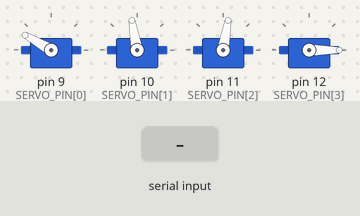
Recording of a sketch running on a simulated Arduino Uno, built with avr-gcc and run on an emulated ATmega328P. Shown: 4 × servo. The test bench sets the inputs (shaded band).

Above: at 1.2 s.
1.3 s: "5\n" received over Serial
At 2.8 s:
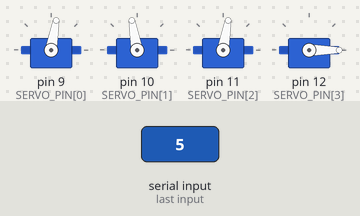
3.1 s: "200\n" received over Serial
At 3.41 s:
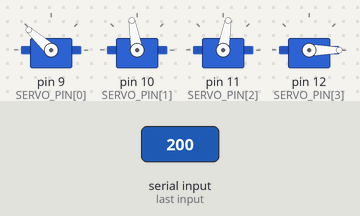
Timing chart, 0 to 6.1 s (numbered marks = the images above; inputs shaded):
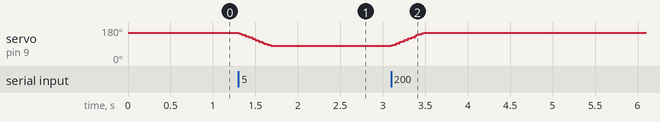

The sketch:

arduino_sketch.ino
```cpp
// servo_ps5_multi.ino
// Drives four servos from commands sent over USB serial by ps5_servo_multi.py.
//
// Each command is one line: servo number, a colon, then the angle.
// "3:120" moves servo 3 to 120 degrees. A bare angle such as "90" moves servo 1.
//
// Servos don't jump straight to a new angle: each one moves toward it at the
// speed set in SPEED below, so motion is slower and smoother.
//
// Test without the Mac script: open Serial Monitor at 115200 baud,
// set line ending to "Newline", and type e.g. 1:0, 2:180, 3:90, 4:45.
//
// Wiring: each servo's brown -> GND, red -> 5V, orange -> its pin in SERVO_PIN.
// Power: four SG90s can draw more than the board can supply over USB. If the
// board resets or the servos jitter, power the servos' red wires from a separate
// 5V supply and connect that supply's ground to the Arduino's GND.

#include <Servo.h>

// ============================ SETTINGS (edit these) ============================
// One column per servo. Servo numbers 1-4 match CONTROLS in ps5_servo_multi.py.
//                           claw       elbow  shoulder  base
const int SERVO_PIN[]   = {    9,      10,     11,      12  };  // orange signal wire pin
const int MIN_ANGLE[]   = {   80,      100,      20,       0  };  // lowest angle allowed
const int MAX_ANGLE[]   = {  150,     170,     80,     180  };  // highest angle allowed
const int START_ANGLE[] = {  150,     100,     80,       0  };  // position on power-up
const int SPEED[]       = {  180,     180,    180,     180  };  // degrees per second:
                          // lower = slower and smoother (180 = 180 degrees in 1 second),
                          // 0 = no limit (jump straight to the new angle)

const long BAUD_RATE    = 115200;  // must match BAUD_RATE in ps5_servo_multi.py
const unsigned long UPDATE_MS = 20; // ms between small steps (20 matches the servo's own refresh)
// ===============================================================================

const int NUM_SERVOS = sizeof(SERVO_PIN) / sizeof(SERVO_PIN[0]);

Servo servos[NUM_SERVOS];
float current[NUM_SERVOS];   // where each servo is now
int   target[NUM_SERVOS];    // where each servo is heading
unsigned long lastUpdate = 0;

char buf[12];   // holds one incoming command, e.g. "3:120"
byte len = 0;

void setup() {
  Serial.begin(BAUD_RATE);
  for (int i = 0; i < NUM_SERVOS; i++) {
    current[i] = START_ANGLE[i];
    target[i]  = START_ANGLE[i];
    servos[i].attach(SERVO_PIN[i]);
    servos[i].write(START_ANGLE[i]);
  }
  lastUpdate = millis();
}

// Apply one complete command line held in buf: set that servo's target
void handleCommand() {
  buf[len] = '\0';

  int servoNumber = 1;           // no colon means servo 1
  char *angleText = buf;
  char *colon = strchr(buf, ':');
  if (colon) {
    *colon = '\0';
    servoNumber = atoi(buf);
    angleText = colon + 1;
  }
  if (*angleText == '\0') return;               // nothing after the colon

  int i = servoNumber - 1;
  if (i < 0 || i >= NUM_SERVOS) return;         // no such servo

  int angle = atoi(angleText);
  target[i] = constrain(angle, MIN_ANGLE[i], MAX_ANGLE[i]);
}

// Every UPDATE_MS, move each servo one small step toward its target
void updateServos() {
  unsigned long now = millis();
  if (now - lastUpdate < UPDATE_MS) return;
  float seconds = (now - lastUpdate) / 1000.0;
  lastUpdate = now;

  for (int i = 0; i < NUM_SERVOS; i++) {
    float remaining = target[i] - current[i];
    float maxStep = SPEED[i] * seconds;

    if (SPEED[i] <= 0 || fabs(remaining) <= maxStep) {
      current[i] = target[i];                   // close enough: arrive
    } else if (remaining > 0) {
      current[i] += maxStep;
    } else {
      current[i] -= maxStep;
    }
    servos[i].write((int)round(current[i]));
  }
}

void loop() {
  while (Serial.available()) {
    char c = Serial.read();

    if (c == '\n' || c == '\r') {
      if (len > 0) handleCommand();
      len = 0;
    } else if ((isDigit(c) || c == ':') && len < sizeof(buf) - 1) {
      buf[len++] = c;   // collect digits and the colon, ignore anything else
    }
  }

  updateServos();
}
```

Measured:
- after the input at 1.3 s, servo on pin 9 (SERVO_PIN[0]): moves from 150° to 80° over 0.38 s, starting at once
- after the input at 3.1 s, servo on pin 9 (SERVO_PIN[0]): moves from 80° to 150° over 0.38 s, starting at once
